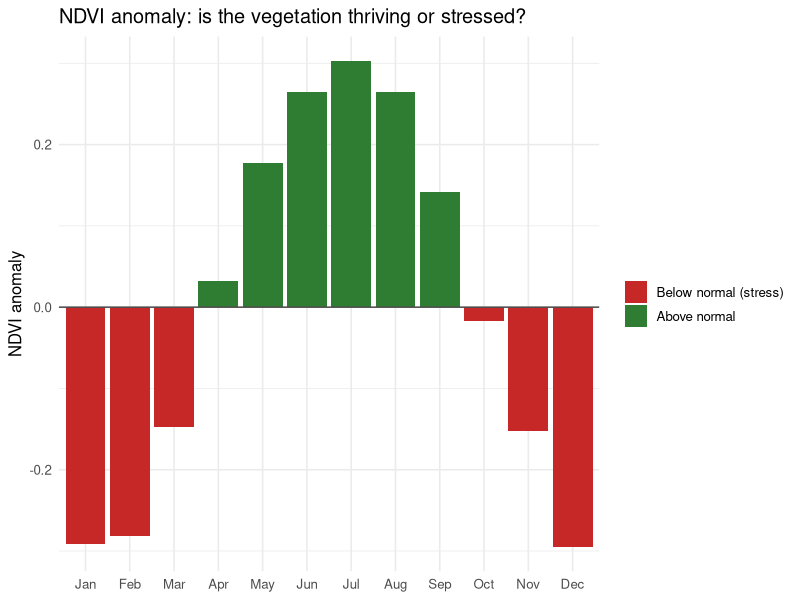
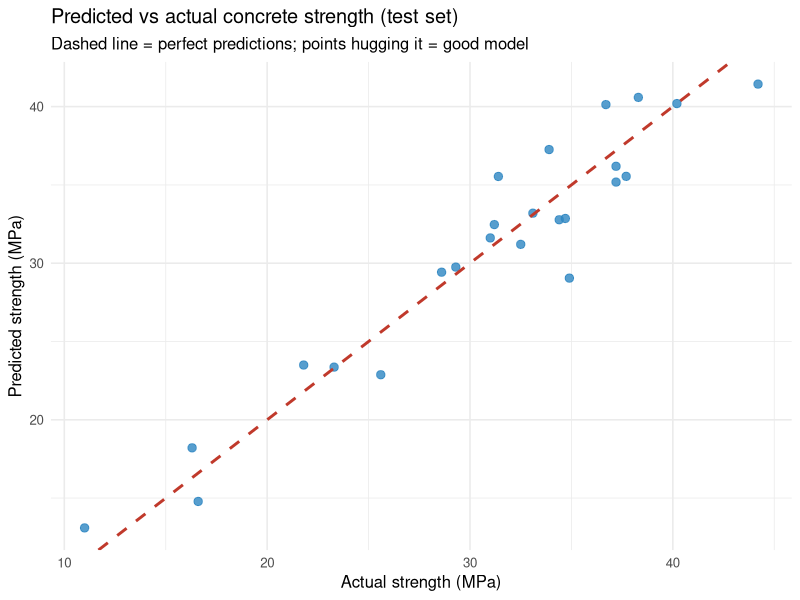
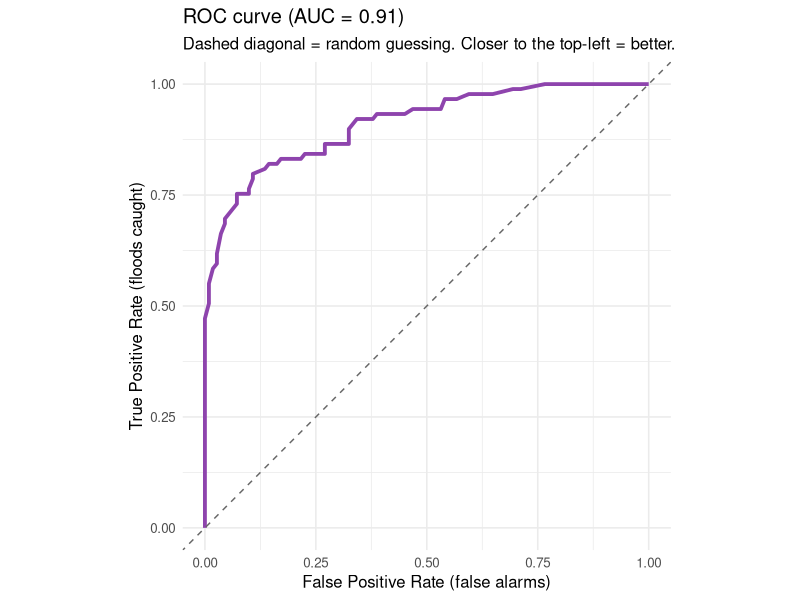
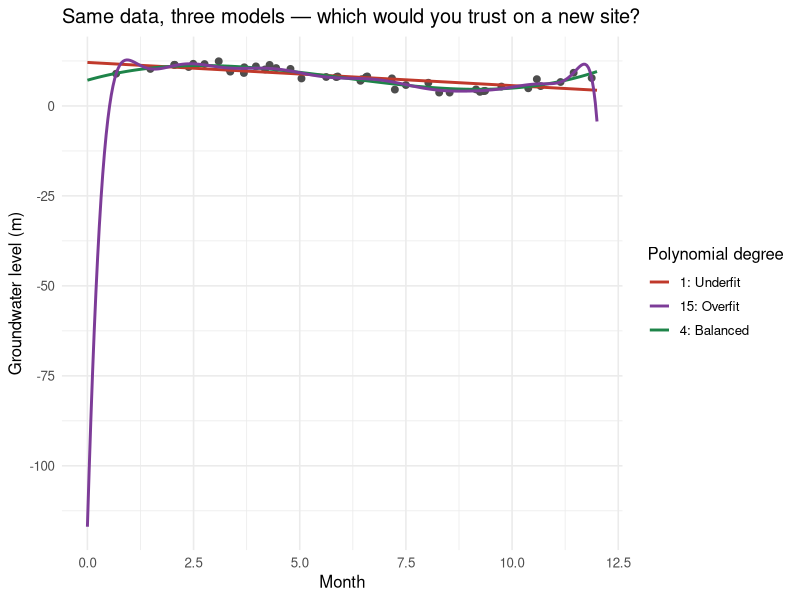

Write R code to recreate these figures, in order.
## ---- chunk 1
knitr::opts_chunk$set(
  echo = TRUE, message = FALSE, warning = FALSE,
  fig.width = 7, fig.height = 4.2, fig.align = "center"
)
## ---- chunk 2
# ggplot2 is used for all plots. If missing, this line installs it once.
if (!requireNamespace("ggplot2", quietly = TRUE)) {
  install.packages("ggplot2", repos = "https://cloud.r-project.org")
}
library(ggplot2)
## ---- chunk 3
set.seed(123)
cement <- round(runif(12, 250, 450), 1) # kg/m3
water <- round(runif(12, 150, 220), 1) # litres/m3
age <- sample(c(7, 14, 28, 90), 12, replace = TRUE) # curing days
strength <- round(20 + 0.08 * cement - 0.10 * water + 0.15 * age + rnorm(12, 0, 3), 1) # MPa

concrete <- data.frame(cement, water, age, strength)

# --- Inject real-world problems, like a messy lab register ---
concrete$cement[3] <- NA # sensor failed
concrete$water[6] <- NA # reading lost
concrete$strength[9] <- NA # cube crushed wrongly
concrete$age[4] <- -5 # impossible: curing age can't be negative
concrete <- rbind(concrete, concrete[2, ]) # same row typed twice

concrete
## ---- chunk 4
# 1) How many missing values per column?
colSums(is.na(concrete))

# 2) Remove duplicate rows
concrete <- concrete[!duplicated(concrete), ]

# 3) Impossible value -> convert to NA (we don't trust it)
concrete$age[concrete$age < 0] <- NA

# 4) Strategy A: DROP incomplete rows (simple, loses data)
concrete_dropped <- na.omit(concrete)

# 5) Strategy B: IMPUTE - fill gaps with the median (keeps all rows)
concrete_imputed <- concrete
concrete_imputed$cement[is.na(concrete_imputed$cement)] <- median(concrete_imputed$cement, na.rm = TRUE)
concrete_imputed$water[is.na(concrete_imputed$water)] <- median(concrete_imputed$water, na.rm = TRUE)
concrete_imputed$strength[is.na(concrete_imputed$strength)] <- median(concrete_imputed$strength, na.rm = TRUE)
concrete_imputed$age[is.na(concrete_imputed$age)] <- median(concrete_imputed$age, na.rm = TRUE)

c(
  "Before cleaning" = 13, "After dropping NA" = nrow(concrete_dropped),
  "After imputing NA" = nrow(concrete_imputed)
)

head(concrete_imputed)
## ---- chunk 5
min_max <- function(x) (x - min(x)) / (max(x) - min(x))

concrete_imputed$cement_minmax <- round(min_max(concrete_imputed$cement), 3)
concrete_imputed$water_minmax <- round(min_max(concrete_imputed$water), 3)
concrete_imputed$strength_z <- round(as.numeric(scale(concrete_imputed$strength)), 3)

head(concrete_imputed[, c("cement", "cement_minmax", "water", "water_minmax", "strength", "strength_z")])

# Cement naturally "shouts louder" because its range is wider:
round(range(concrete_imputed$cement), 0) # cement spread ~200 units
round(range(concrete_imputed$water), 0) # water spread  ~70 units
## ---- chunk 6
soil <- c(
  "clay", "sand", "gravel", "clay", "sand", "gravel",
  "clay", "clay", "sand", "gravel", "sand", "clay"
)

# Option 1: LABEL encoding - factor() stores categories as integer codes
soil_factor <- factor(soil)
soil_factor

# Option 2: ONE-HOT encoding - a separate 1/0 column per category
onehot <- model.matrix(~ 0 + soil_factor)
colnames(onehot) <- levels(soil_factor)
head(onehot)
## ---- chunk 7
storms <- data.frame(
  storm_id   = paste0("Storm ", 1:6),
  depth_mm   = c(15, 42, 30, 66, 8, 55),
  duration_h = c(2, 6, 1, 3, 0.5, 5)
)
storms$intensity_mmh <- storms$depth_mm / storms$duration_h

storms[order(-storms$intensity_mmh), ]
## ---- chunk 8
C_paved <- 0.90
C_grass <- 0.20
area_paved <- 15
area_grass <- 10 # hectares, total catchment = 25 ha
rain_i <- 50 # design storm intensity, mm/hr

C_weighted <- (C_paved * area_paved + C_grass * area_grass) / (area_paved + area_grass)
Q_current <- C_weighted * rain_i * 25 / 360
Q_allpaved <- 0.90 * rain_i * 25 / 360 # future scenario: everything concreted

c(
  C_weighted = round(C_weighted, 2),
  Q_now_m3s = round(Q_current, 2),
  Q_future_m3s = round(Q_allpaved, 2)
)
## ---- chunk 9
ndvi_data <- data.frame(
  month = factor(month.abb, levels = month.abb),
  red   = c(0.20, 0.22, 0.19, 0.15, 0.12, 0.10, 0.09, 0.10, 0.13, 0.16, 0.18, 0.21),
  nir   = c(0.25, 0.28, 0.32, 0.38, 0.45, 0.50, 0.52, 0.50, 0.44, 0.36, 0.30, 0.26)
)
ndvi_data$ndvi <- (ndvi_data$nir - ndvi_data$red) / (ndvi_data$nir + ndvi_data$red)

# "Normal" here = yearly mean (for teaching). In practice, compare each month
# against the 10-year average for that SAME month.
normal <- mean(ndvi_data$ndvi)
ndvi_data$anomaly <- round(ndvi_data$ndvi - normal, 3)
ndvi_data[, c("month", "ndvi", "anomaly")]
## ---- chunk 10
ggplot(ndvi_data, aes(x = month, y = anomaly, fill = anomaly > 0)) +
  geom_col() +
  scale_fill_manual(
    values = c("TRUE" = "#2e7d32", "FALSE" = "#c62828"),
    labels = c("FALSE" = "Below normal (stress)", "TRUE" = "Above normal"),
    name = NULL
  ) +
  geom_hline(yintercept = 0, color = "grey30") +
  labs(
    title = "NDVI anomaly: is the vegetation thriving or stressed?",
    x = NULL, y = "NDVI anomaly"
  ) +
  theme_minimal(base_size = 12)
## ---- chunk 11
set.seed(42)
n <- 120
concrete_ml <- data.frame(
  cement = runif(n, 200, 500), # kg/m3
  water  = runif(n, 140, 230), # litres/m3
  age    = sample(c(3, 7, 14, 28, 90), n, replace = TRUE) # days
)

# --- Feature engineering (Section 3 in action!) ---
concrete_ml$log_age <- log10(concrete_ml$age)

concrete_ml$strength <- round(5 + 0.08 * concrete_ml$cement - 0.10 * concrete_ml$water +
  12 * concrete_ml$log_age + rnorm(n, 0, 2.5), 1) # MPa

head(concrete_ml)
## ---- chunk 12
c(
  "Correlation with raw age" = round(cor(concrete_ml$strength, concrete_ml$age), 3),
  "Correlation with log(age)" = round(cor(concrete_ml$strength, concrete_ml$log_age), 3)
)
## ---- chunk 13
set.seed(101)
train_idx <- sample(seq_len(nrow(concrete_ml)), size = floor(0.8 * nrow(concrete_ml)))
train_set <- concrete_ml[train_idx, ]
test_set <- concrete_ml[-train_idx, ]

c(train_rows = nrow(train_set), test_rows = nrow(test_set))
## ---- chunk 14
strength_model <- lm(strength ~ cement + water + log_age, data = train_set)
summary(strength_model)
## ---- chunk 15
test_pred <- predict(strength_model, newdata = test_set)
head(data.frame(actual = test_set$strength, predicted = round(test_pred, 1)))
## ---- chunk 16
# Reusable metric functions (we will use them again later!)
mae <- function(actual, predicted) mean(abs(actual - predicted))
rmse <- function(actual, predicted) sqrt(mean((actual - predicted)^2))
r_squared <- function(actual, predicted) {
  1 - sum((actual - predicted)^2) / sum((actual - mean(actual))^2)
}

knitr::kable(data.frame(
  Metric = c("MAE (MPa)", "RMSE (MPa)", "R-squared"),
  Value = c(
    round(mae(test_set$strength, test_pred), 2),
    round(rmse(test_set$strength, test_pred), 2),
    round(r_squared(test_set$strength, test_pred), 3)
  )
), caption = "Our model on the unseen test set")
## ---- chunk 17
baseline_pred <- rep(mean(train_set$strength), nrow(test_set))
c(
  "RMSE of lazy baseline" = round(rmse(test_set$strength, baseline_pred), 2),
  "RMSE of our model" = round(rmse(test_set$strength, test_pred), 2)
)
## ---- chunk 18
ggplot(
  data.frame(actual = test_set$strength, predicted = test_pred),
  aes(x = actual, y = predicted)
) +
  geom_point(color = "#2e86c1", size = 2.5, alpha = 0.8) +
  geom_abline(
    slope = 1, intercept = 0, linetype = "dashed",
    color = "#c0392b", linewidth = 1
  ) +
  labs(
    title = "Predicted vs actual concrete strength (test set)",
    subtitle = "Dashed line = perfect predictions; points hugging it = good model",
    x = "Actual strength (MPa)", y = "Predicted strength (MPa)"
  ) +
  theme_minimal(base_size = 12)
## ---- chunk 19
set.seed(7)
n <- 200
rain <- runif(n, 10, 120) # rainfall, mm
p_flood_true <- plogis((rain - 70) / 15) # true flood probability
actual <- factor(ifelse(runif(n) < p_flood_true, "Flood", "No Flood"),
  levels = c("Flood", "No Flood")
)

p_model <- plogis((rain - 72) / 14 + rnorm(n, 0, 0.35)) # our model's opinion
predicted <- factor(ifelse(p_model >= 0.5, "Flood", "No Flood"),
  levels = c("Flood", "No Flood")
)
## ---- chunk 20
cm <- table(Predicted = predicted, Actual = actual)
knitr::kable(cm, caption = "Confusion matrix for the flood-warning model")
## ---- chunk 21
TP <- cm["Flood", "Flood"]
FP <- cm["Flood", "No Flood"]
FN <- cm["No Flood", "Flood"]
TN <- cm["No Flood", "No Flood"]

P <- TP / (TP + FP)
R <- TP / (TP + FN)
knitr::kable(data.frame(
  Metric = c("Accuracy", "Precision", "Recall (Sensitivity)", "F1 Score"),
  Formula = c("(TP+TN)/All", "TP/(TP+FP)", "TP/(TP+FN)", "2PR/(P+R)"),
  Value = round(c((TP + TN) / sum(cm), P, R, 2 * P * R / (P + R)), 3)
))
## ---- chunk 22
thr_table <- do.call(rbind, lapply(c(0.30, 0.50, 0.70), function(t) {
  pred_t <- factor(ifelse(p_model >= t, "Flood", "No Flood"),
    levels = c("Flood", "No Flood")
  )
  cm_t <- table(pred_t, actual)
  TP <- cm_t["Flood", "Flood"]
  FP <- cm_t["Flood", "No Flood"]
  FN <- cm_t["No Flood", "Flood"]
  TN <- cm_t["No Flood", "No Flood"]
  data.frame(
    Threshold = t,
    Accuracy = round((TP + TN) / sum(cm_t), 3),
    Precision = round(TP / (TP + FP), 3),
    Recall = round(TP / (TP + FN), 3)
  )
}))
knitr::kable(thr_table,
  row.names = FALSE,
  caption = "Lower threshold = more warnings = higher recall, more false alarms"
)
## ---- chunk 23
thresholds <- seq(0, 1, by = 0.01)
tpr <- sapply(thresholds, function(t) sum(p_model >= t & actual == "Flood") / sum(actual == "Flood"))
fpr <- sapply(thresholds, function(t) sum(p_model >= t & actual == "No Flood") / sum(actual == "No Flood"))

roc_df <- data.frame(fpr, tpr)[order(fpr, tpr), ]
auc <- sum(diff(roc_df$fpr) * (head(roc_df$tpr, -1) + tail(roc_df$tpr, -1)) / 2) # trapezoid rule
c(AUC = round(auc, 3))
## ---- chunk 24
ggplot(roc_df, aes(x = fpr, y = tpr)) +
  geom_line(color = "#8e44ad", linewidth = 1.3) +
  geom_abline(slope = 1, intercept = 0, linetype = "dashed", color = "grey40") +
  coord_equal(xlim = c(0, 1), ylim = c(0, 1)) +
  labs(
    title = paste0("ROC curve (AUC = ", round(auc, 2), ")"),
    subtitle = "Dashed diagonal = random guessing. Closer to the top-left = better.",
    x = "False Positive Rate (false alarms)",
    y = "True Positive Rate (floods caught)"
  ) +
  theme_minimal(base_size = 12)
## ---- chunk 25
set.seed(100)
n_fit <- 60
x_all <- runif(n_fit, 0, 12) # month of year
y_all <- 8 + 3 * sin(2 * pi * x_all / 12) + rnorm(n_fit, 0, 0.8) # water table (m)

split_idx <- sample(seq_len(n_fit), size = 0.7 * n_fit)
d_train <- data.frame(x = x_all[split_idx], y = y_all[split_idx])
d_test <- data.frame(x = x_all[-split_idx], y = y_all[-split_idx])
## ---- chunk 26
degrees <- c(1, 4, 15)
results <- do.call(rbind, lapply(degrees, function(d) {
  m <- lm(y ~ poly(x, d), data = d_train)
  data.frame(
    Degree = d,
    Train_RMSE = round(rmse(d_train$y, predict(m)), 3),
    Test_RMSE = round(rmse(d_test$y, predict(m, newdata = d_test)), 3)
  )
}))
results$Verdict <- c("Too simple → UNDERFITS", "Good balance ", "Memorises noise → OVERFITS")
results
## ---- chunk 27
grid <- data.frame(x = seq(0, 12, length.out = 300))
grid$deg1 <- predict(lm(y ~ poly(x, 1), d_train), newdata = grid)
grid$deg4 <- predict(lm(y ~ poly(x, 4), d_train), newdata = grid)
grid$deg15 <- predict(lm(y ~ poly(x, 15), d_train), newdata = grid)

ggplot() +
  geom_point(data = d_train, aes(x, y), color = "grey30", size = 2) +
  geom_line(data = grid, aes(x, deg1, color = "1: Underfit"), linewidth = 1) +
  geom_line(data = grid, aes(x, deg4, color = "4: Balanced"), linewidth = 1) +
  geom_line(data = grid, aes(x, deg15, color = "15: Overfit"), linewidth = 1) +
  scale_color_manual(values = c(
    "1: Underfit" = "#c0392b",
    "4: Balanced" = "#1e8449",
    "15: Overfit" = "#7d3c98"
  ), name = "Polynomial degree") +
  labs(
    title = "Same data, three models — which would you trust on a new site?",
    x = "Month", y = "Groundwater level (m)"
  ) +
  theme_minimal(base_size = 12)
## ---- chunk 28
fold_demo <- matrix(" Train", nrow = 5, ncol = 5)
diag(fold_demo) <- " TEST"
knitr::kable(fold_demo,
  col.names = paste0("Fold ", 1:5),
  caption = "5-fold CV: in each round one red block is the test set"
)
## ---- chunk 29
set.seed(5)
k <- 5
folds <- sample(rep(1:k, length.out = nrow(train_set)))

cv_results <- data.frame(fold = 1:k, rmse_with_log_age = NA, rmse_without_log_age = NA)

for (i in 1:k) {
  cv_train <- train_set[folds != i, ]
  cv_test <- train_set[folds == i, ]

  m_full <- lm(strength ~ cement + water + log_age, data = cv_train)
  m_simple <- lm(strength ~ cement + water, data = cv_train)

  cv_results$rmse_with_log_age[i] <- rmse(cv_test$strength, predict(m_full, newdata = cv_test))
  cv_results$rmse_without_log_age[i] <- rmse(cv_test$strength, predict(m_simple, newdata = cv_test))
}
cv_results
## ---- chunk 30
knitr::kable(data.frame(
  Model = c("With log_age feature", "Without log_age"),
  Mean_CV_RMSE = round(colMeans(cv_results[, 2:3]), 2),
  SD_CV_RMSE = round(apply(cv_results[, 2:3], 2, sd), 2)
), caption = "Average of 5 exams is far more trustworthy than one exam")
